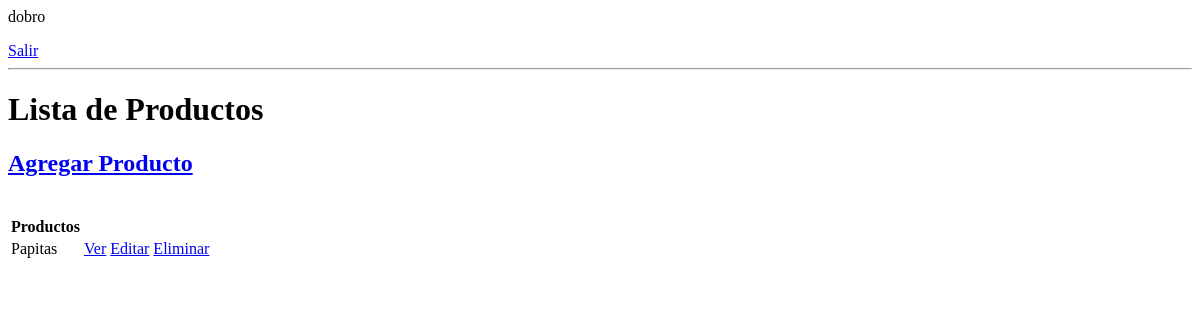
The app's page / (signed in), older data.
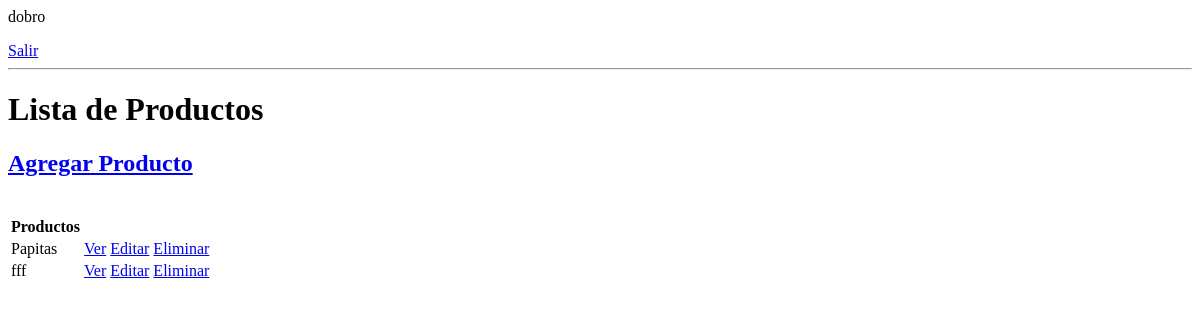
The same page, newer data.
### base/models.py (models this page shows, shortened)
class Producto(models.Model):
    usuario = models.ForeignKey(User, on_delete=models.DO_NOTHING, null=False, blank=False, default='desconocido')
    nombre = models.CharField(max_length=25)
    cantidad = models.IntegerField(blank=True, null=True)
    stock_minimo = models.IntegerField(blank=True, null=True)
    codigo_de_barras = models.IntegerField(blank=True, null=True)
    precio = models.IntegerField(blank=True, null=True)

### base/views.py (the view)
# urls.py: urlpatterns = [path('', ProductosView.as_view(), name='ProductosView'),
class ProductosView(LoginRequiredMixin, ListView):
    model = Producto
    context_object_name = 'productos'
    def get_context_data(self, **kwarg):
        context = super().get_context_data(**kwarg)
        context['productos'] = context['productos'].filter(usuario=self.request.user)
        return context

### base/templates/base/producto_list.html
{% if request.user.is_authenticated %}
<p>{{request.user}}</p>
    <a href="{% url 'Logout' %}">Salir</a>
{% else %}
    <a href="{% url 'Logueo' %}">Ingresar</a>
{% endif %}
<hr>
<h1>Lista de Productos</h1>
<h2><a href="{% url 'AgrProducto' %}">Agregar Producto</a></h2>
<table>
    <tr>
        <th>Productos</th><br>
    </tr>
    {% for Producto in productos %}
    <tr>
        <td>{{Producto.nombre}}</td>
        <td><a href="{% url 'Productodetalle' Producto.id %}">Ver</a></td>
        <td><a href="{% url 'Modproducto' Producto.id %}">Editar</a></td>
        <td><a href="{% url 'ElimProducto' Producto.id %}">Eliminar</a></td>
    </tr>
    {% endfor %}
</table>

Row changes from the older to the newer data that the page shows:
added Producto: nombre "fff"
